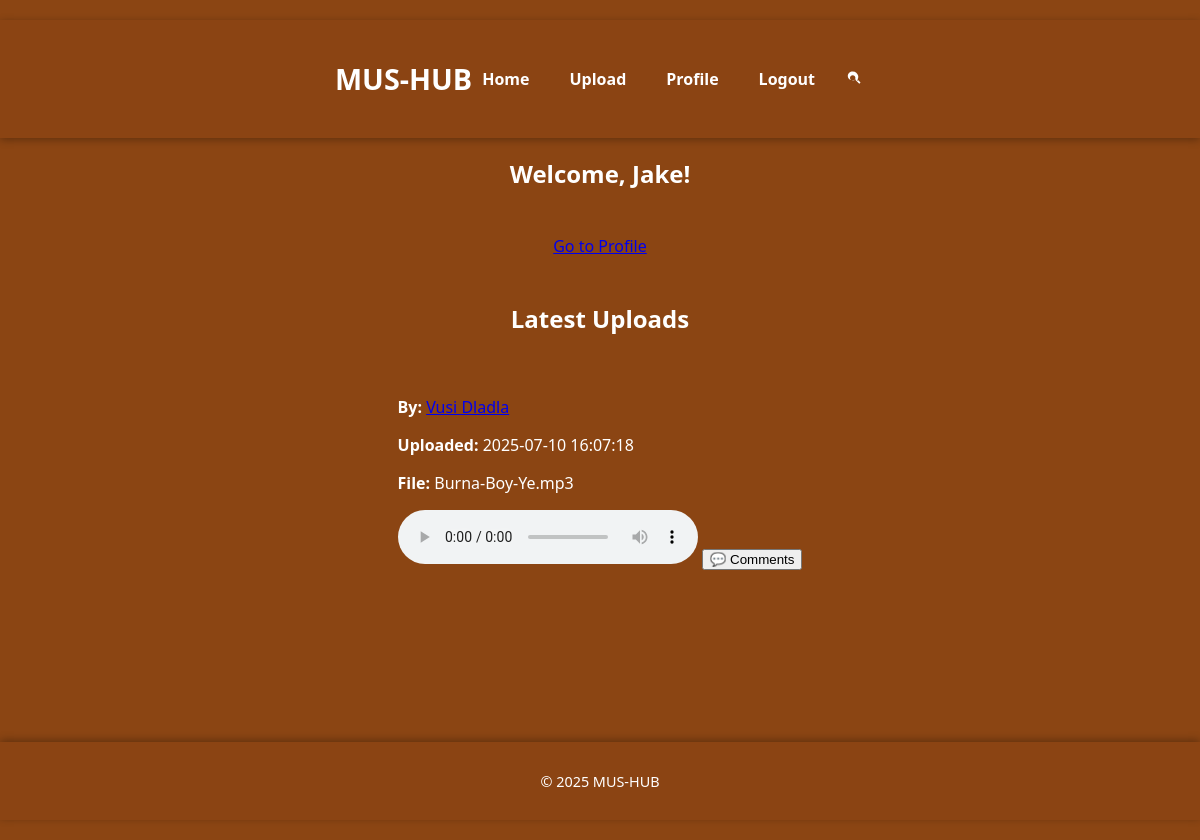
Page / (signed in) on the earlier database version.
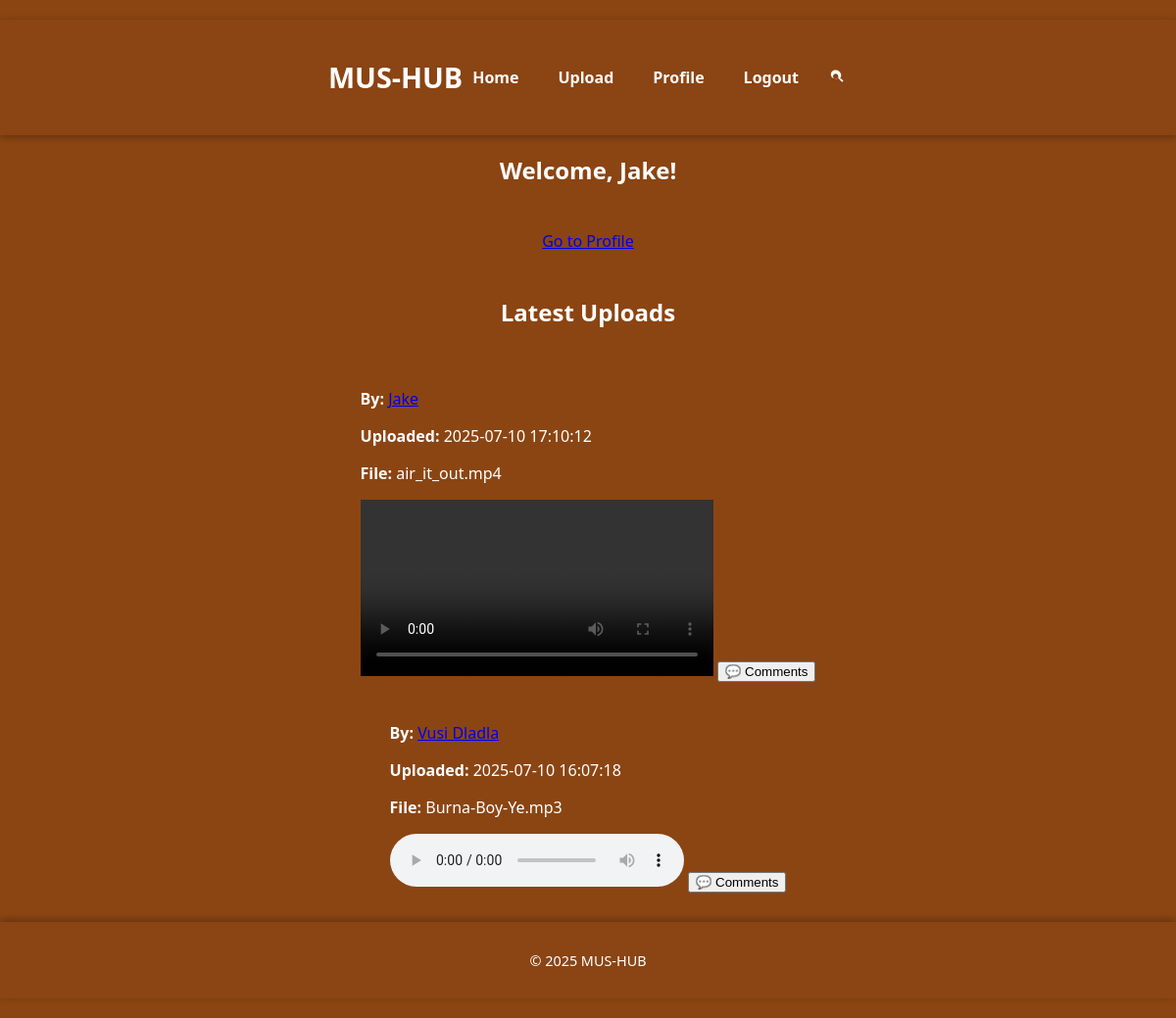
Same page on the later database version.
### app.py (models this page shows)
class Content(db.Model):
    ContentID = db.Column(db.Integer, primary_key=True)
    UserID = db.Column(db.Integer, db.ForeignKey('user.UserID'), nullable=False)
    FilePath = db.Column(db.String(200), nullable=False)
    UploadDate = db.Column(db.DateTime, default=datetime.utcnow)
    user = db.relationship('User', backref='contents')  # <---- Added relationship here

class User(db.Model):
    UserID = db.Column(db.Integer, primary_key=True)
    Username = db.Column(db.String(80), nullable=False)
    Email = db.Column(db.String(120), unique=True, nullable=False)
    Password = db.Column(db.String(200), nullable=False)
    Role = db.Column(db.String(20), nullable=False)
    Bio = db.Column(db.String(500))
    comments = db.relationship('Comment', backref='author', lazy=True)

### app.py (the view)
@app.route('/')
def index():
    user_id = session.get('user_id')
    user = User.query.get(user_id) if user_id else None
    username = user.Username if user else 'Guest'
    contents = Content.query.order_by(Content.UploadDate.desc()).all()
    for content in contents:
        content.comments = Comment.query.filter_by(ContentID=content.ContentID).order_by(Comment.CommentDate).all()
    return render_template('index.html', username=username, contents=contents)

### app.py (called while the page is built)
@app.context_processor
def inject_now():
    return {
        'now': datetime.utcnow(),
        'current_user_id': session.get('user_id')
    }

### templates/index.html (shortened to what this page needs)
{% extends "base.html" %}
{% block content %}
  {% if 'user_id' in session %}
    <h2>Welcome, {{ username }}!</h2>
    <a href="{{ url_for('profile') }}">Go to Profile</a>
    <h2>Latest Uploads</h2>
    {% for content in contents %}
      <div class="upload">
        <p><strong>By:</strong>
          <a href="{{ url_for('public_profile', user_id=content.user.UserID) }}">
            {{ content.user.Username }}
          </a>
        </p>
        <p><strong>Uploaded:</strong> {{ content.UploadDate.strftime('%Y-%m-%d %H:%M:%S') }}</p>
        <p><strong>File:</strong> {{ content.FilePath }}</p>
        {% set ext = content.FilePath.split('.')[-1].lower() %}
        {% if ext in ['mp3', 'wav', 'ogg'] %}
          <audio controls>
            <source src="{{ url_for('static', filename='uploads/' ~ content.FilePath) }}" type="audio/{{ ext }}">
          </audio>
        {% elif ext in ['mp4', 'webm'] %}
          <video controls width="360">
            <source src="{{ url_for('static', filename='uploads/' ~ content.FilePath) }}" type="video/{{ ext }}">
          </video>
        {% else %}
          <p>Preview not available for this file type.</p>
        {% endif %}
        <button onclick="toggleComments('comments-{{ content.ContentID }}')">💬 Comments</button>
      </div>
    {% endfor %}
  {% endif %}
{% endblock %}

Differences in the rows shown:
added Content: user.Username "Jake", UploadDate "2025-07-10 17:10:12", FilePath "air_it_out.mp4"
